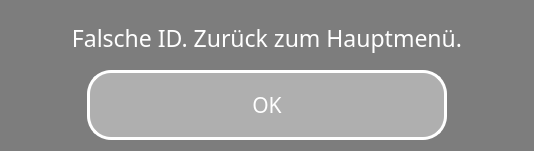
<?xml version="1.0" encoding="UTF-8"?>
<ui version="4.0">
 <class>wrongIDWidget</class>
 <widget class="QWidget" name="wrongIDWidget">
  <property name="geometry">
   <rect>
    <x>0</x>
    <y>0</y>
    <width>534</width>
    <height>151</height>
   </rect>
  </property>
  <property name="windowTitle">
   <string>Form</string>
  </property>
  <property name="styleSheet">
   <string notr="true">background: rgb(125, 125, 125);
color:white</string>
  </property>
  <layout class="QGridLayout" name="gridLayout">
   <item row="1" column="1" colspan="2">
    <widget class="QPushButton" name="btn_ok">
     <property name="minimumSize">
      <size>
       <width>0</width>
       <height>70</height>
      </size>
     </property>
     <property name="font">
      <font>
       <family>Montserrat SemiBold</family>
       <pointsize>16</pointsize>
      </font>
     </property>
     <property name="styleSheet">
      <string notr="true">border: 3px solid white;
border-radius: 24px;
background: rgb(175, 175, 175)</string>
     </property>
     <property name="text">
      <string>OK</string>
     </property>
    </widget>
   </item>
   <item row="1" column="0">
    <spacer name="horizontalSpacer">
     <property name="orientation">
      <enum>Qt::Horizontal</enum>
     </property>
     <property name="sizeType">
      <enum>QSizePolicy::Fixed</enum>
     </property>
     <property name="sizeHint" stdset="0">
      <size>
       <width>70</width>
       <height>20</height>
      </size>
     </property>
    </spacer>
   </item>
   <item row="1" column="3">
    <spacer name="horizontalSpacer_2">
     <property name="orientation">
      <enum>Qt::Horizontal</enum>
     </property>
     <property name="sizeType">
      <enum>QSizePolicy::Fixed</enum>
     </property>
     <property name="sizeHint" stdset="0">
      <size>
       <width>70</width>
       <height>20</height>
      </size>
     </property>
    </spacer>
   </item>
   <item row="0" column="0" colspan="4">
    <widget class="QLabel" name="label">
     <property name="font">
      <font>
       <family>Montserrat SemiBold</family>
       <pointsize>17</pointsize>
      </font>
     </property>
     <property name="text">
      <string>Falsche ID. Zurück zum Hauptmenü.</string>
     </property>
     <property name="alignment">
      <set>Qt::AlignCenter</set>
     </property>
    </widget>
   </item>
  </layout>
 </widget>
 <resources/>
 <connections/>
</ui>
